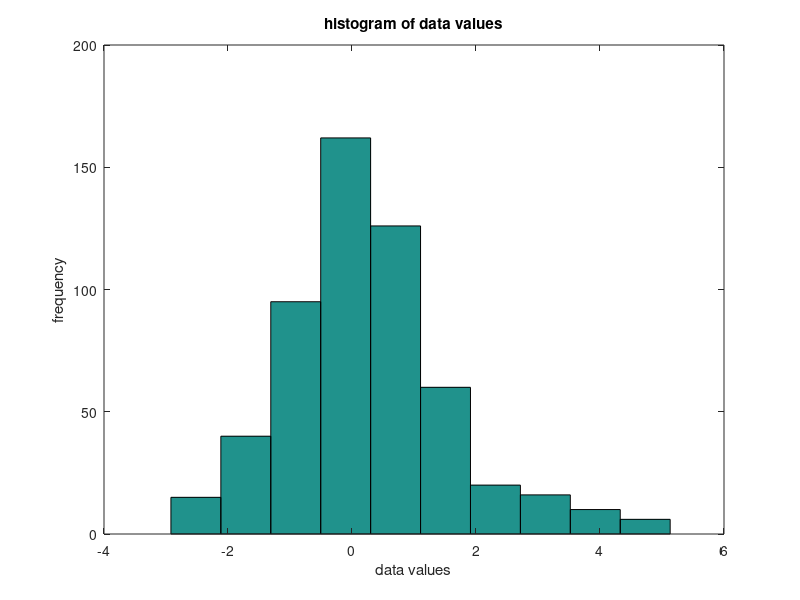
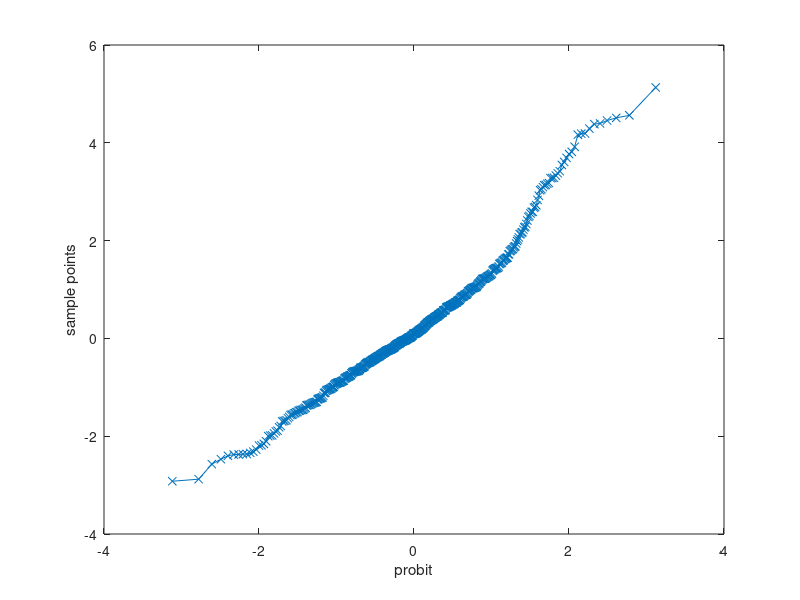

Source code (MATLAB) for these figures, in order: (Note: this script raises an error after producing the figures.)
% read data
vals = textread('data.txt', '%f');

% plot histogram of data
hist(vals)
xlabel('data values')
ylabel('frequency')
title('histogram of data values')
saveas(gcf, 'hist.png')

% qq plot of data
qqplot(vals)
saveas(gcf, 'qq.png')

% sort data for cdf
val_sort = sort(vals);

% calc p values
pd = makedist('Normal', 0, 1);
pvals = 2*cdf(pd, -abs(vals));

% plot histogram of p values
hist(pvals,20)
xlabel('data values')
ylabel('frequency')
title('histogram of p-values')
saveas(gcf, 'hist-p.png')

% calculate False Discovery Rate using Benjamini & Hochberg method
fdr = 0.05;
[pvals_sort, sortIndex] = sort(pvals);
vals_sort2 = val_sort(sortIndex);
for i=1:length(pvals_sort)
    newvals(i,1) = length(pvals_sort)*pvals_sort(i,1)*(1/fdr);
end

r=0;
for i=1:length(newvals)
   if i < newvals(i)
       r = i;
       break;
   end
end

r = r - 1;
p_cutoff = pvals_sort(r);

totalp = 0;
% # pvals less than 0.05
for i=1:length(pvals_sort)
   if pvals_sort(i) < 0.05
       totalp = totalp + 1;
   end
end

% plot raw data as points
% indicate which are below FDR and which have p-value below 0.05
for i=1:length(pvals_sort)
   if i < r
       fdr_cut(i, 1) = vals_sort2(i);
       fdr_cut(i, 2) = pvals_sort(i);
   elseif pvals_sort(i) < 0.05
       pval_cut(i,1) = vals_sort2(i);
       pval_cut(i,2) = pvals_sort(i);
   else
       rest(i,1) = vals_sort2(i);
       rest(i,2) = pvals_sort(i);
   end
       
end

scatter(fdr_cut(:,1), fdr_cut(:,2), 'bo')
hold on
scatter(pval_cut(:,1), pval_cut(:,2), 'rx')
scatter(rest(:,1), rest(:,2), 'g+')
legend('below FDR cutoff', 'p-value below 0.05', 'all other data points')
xlabel('data value')
ylabel('p-value')
title('Data points plotted with respect to their p-values')
saveas(gcf, 'all-data.png')
